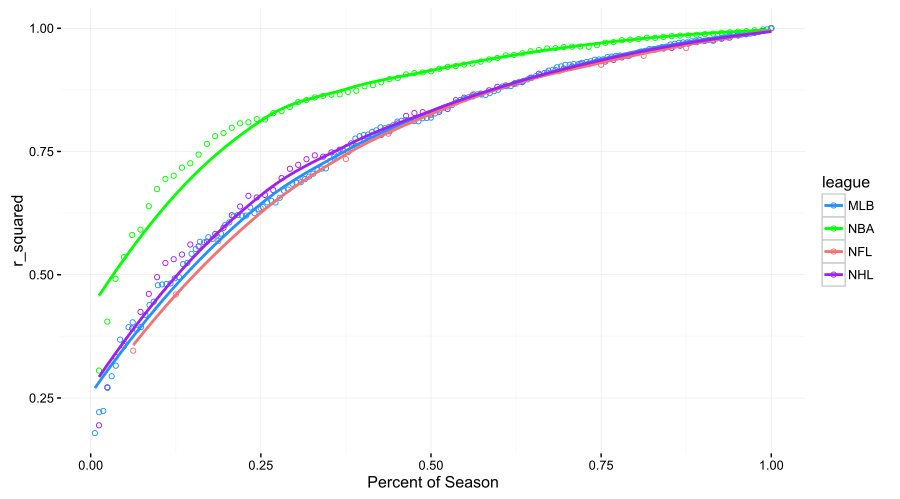

R code for this plot:
library(ggplot2)
library(dplyr)
library(tidyr)

colors_leagues = c("#2491ff", "green", "#F27371", "purple")
colors_nba = c("#2491ff", "green", "#F27371", "#c6a500", "purple")

nhl = read.csv("nhl/NHL_r_squared_table.csv") %>% 
  rename(NHL = r_squared) %>% 
  mutate(percent_of_season = game/82)
nba = read.csv("nba/NBA_r_squared_table.csv") %>% 
  rename(NBA = r_squared) %>% 
  mutate(percent_of_season = game/82)
nfl = read.csv("nfl/NFL_r_squared_table.csv") %>% 
  rename(NFL = r_squared) %>% 
  mutate(percent_of_season = game/16)
mlb = read.csv("mlb/MLB_r_squared_table.csv") %>% 
  rename(MLB = r_squared) %>% 
  mutate(percent_of_season = game/162)

leagues_percent = full_join(nhl, nba, by="percent_of_season") %>% 
  full_join( nfl, by="percent_of_season") %>% 
  full_join( mlb, by="percent_of_season") %>% 
  gather(league, r_squared, `NHL`, `NBA`, `NFL`, `MLB`) 

leagues_percent = leagues_percent[,c("league", "r_squared", "percent_of_season")] %>% 
  filter(!is.na(r_squared))

ggplot(data=leagues_percent, aes(x = percent_of_season, y = r_squared, color = league)) +
  geom_point(shape=21, size = 1.5) + stat_smooth(se=F) + 
  theme_bw() + theme(panel.border = element_blank()) + 
  scale_color_manual(values = colors_leagues) + 
  xlab("Percent of Season") 
  

leagues_by_game = full_join(nhl, nba, by="game") %>% 
  full_join( nfl, by="game") %>% 
  full_join( mlb, by="game") %>% 
  gather(league, r_squared, `NHL`, `NBA`, `NFL`, `MLB`)

leagues_by_game = leagues_by_game[,c("league", "r_squared", "game")] %>% 
  filter(!is.na(r_squared))

ggplot(data=leagues_by_game, aes(x = game, y = r_squared, color = league)) +
  geom_point() + stat_smooth() + 
  theme_bw() + theme(panel.border = element_blank()) + 
  scale_color_manual(values = colors_leagues)




### testing NBA lengths

nba_20 = read.csv("nba/NBA_r_squared_table_20.csv") %>% 
  rename(NBA_20 = r_squared) %>% 
  mutate(percent_of_season = game/20)

nba_41 = read.csv("nba/NBA_r_squared_table_41.csv") %>% 
  rename(NBA_41 = r_squared) %>% 
  mutate(percent_of_season = game/41)

nba_62 = read.csv("nba/NBA_r_squared_table_62.csv") %>% 
  rename(NBA_62 = r_squared) %>% 
  mutate(percent_of_season = game/62)

nba_82 = read.csv("nba/NBA_r_squared_table.csv") %>% 
  rename(NBA_82 = r_squared) %>% 
  mutate(percent_of_season = game/82)


nba_variations_percent = full_join(nhl, nba_82, by="percent_of_season") %>% 
  full_join( nba_62, by="percent_of_season") %>% 
  full_join( nba_41, by="percent_of_season") %>% 
  full_join( nba_20, by="percent_of_season") %>% 
  gather(league, r_squared, `NHL`, `NBA_82`, `NBA_62`, `NBA_41`, `NBA_20`) 

nba_variations_percent = nba_variations_percent[,c("league", "r_squared", "percent_of_season")] %>% 
  filter(!is.na(r_squared))

ggplot(data=nba_variations_percent, aes(x = percent_of_season, y = r_squared, color = league)) +
  geom_point(shape=21, size = 1.5) + stat_smooth(se=F) + 
  theme_bw() + theme(panel.border = element_blank()) + 
  scale_color_manual(values = colors_nba) + 
  xlab("Percent of Season") 


#### Simulated seasons

simulated_seasons_list = list.files(path="simulated_seasons", pattern="\\.csv")
files = paste("simulated_seasons", simulated_seasons_list, sep="/")
seasons = lapply(files, read.csv, header=T)

simulated_season_rvalues = do.call(rbind, seasons) %>% 
  mutate(percent_of_season = games/82) %>% 
  mutate(odds.better.team.wins = as.character(odds.better.team.wins))

ggplot(data=simulated_season_rvalues, aes(x = percent_of_season, y = r_squared, color = odds.better.team.wins)) +
  geom_point(shape=21, size = 1.5) + stat_smooth(se=F) + 
  theme_bw() + theme(panel.border = element_blank())


sim_60 = read.csv("simulated_seasons/simulated_60.csv") %>% 
  mutate(percent_of_season = games/82) %>% 
  rename(league = odds.better.team.wins) %>% 
  mutate(league = "Simulated 0.6") %>% 
  mutate(game = games) %>% 
  select(`game`, `r_squared`, `percent_of_season`, `league`)


sim_70 = read.csv("simulated_seasons/simulated_70.csv") %>% 
  mutate(percent_of_season = games/82) %>% 
  rename(league = odds.better.team.wins) %>% 
  mutate(league = "Simulated 0.7") %>% 
  mutate(game = games) %>% 
  select(`game`, `r_squared`, `percent_of_season`, `league`)

nhl = read.csv("nhl/NHL_r_squared_table.csv") %>% 
  mutate(league = "NHL") %>% 
  mutate(percent_of_season = game/82)

nba = read.csv("nba/NBA_r_squared_table.csv") %>% 
  mutate(league = "NBA") %>% 
  mutate(percent_of_season = game/82)


nba_nhl_simulated = do.call(rbind, list(sim_60, sim_70, nba, nhl))

ggplot(data=nba_nhl_simulated, aes(x = percent_of_season, y = r_squared, color = league)) +
  geom_point(shape=21, size = 1.5) + stat_smooth(se=F) + 
  theme_bw() + theme(panel.border = element_blank()) +
  xlab("Percent of Season") 
